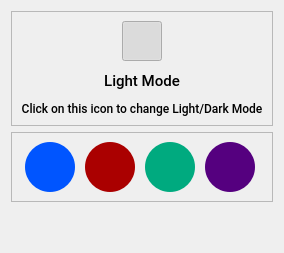
                   <widget class="QWidget" name="tab_5">
                    <attribute name="icon">
                     <iconset resource="icons.qrc">
                      <normaloff>:/icons/icons/slack.svg</normaloff>:/icons/icons/slack.svg</iconset>
                    </attribute>
                    <attribute name="title">
                     <string>Themes</string>
                    </attribute>
                    <layout class="QVBoxLayout" name="verticalLayout_22">
                     <item>
                      <widget class="QFrame" name="frame_15">
                       <property name="frameShape">
                        <enum>QFrame::StyledPanel</enum>
                       </property>
                       <property name="frameShadow">
                        <enum>QFrame::Raised</enum>
                       </property>
                       <layout class="QVBoxLayout" name="verticalLayout_23">
                        <property name="spacing">
                         <number>0</number>
                        </property>
                        <item alignment="Qt::AlignHCenter">
                         <widget class="QToolButton" name="btn_modes">
                          <property name="minimumSize">
                           <size>
                            <width>40</width>
                            <height>40</height>
                           </size>
                          </property>
                          <property name="maximumSize">
                           <size>
                            <width>40</width>
                            <height>40</height>
                           </size>
                          </property>
                          <property name="styleSheet">
                           <string notr="true">QToolButton {
	background-image: url(:/icons/icons/moon.svg);
	background-position: center;
	background-repeat: no-reperat;
}
QToolButton:hover {
}
QToolButton:checked {
	background-image: url(:/icons/icons/sun.svg);
}</string>
                          </property>
                          <property name="text">
                           <string/>
                          </property>
                          <property name="checkable">
                           <bool>true</bool>
                          </property>
                          <property name="checked">
                           <bool>true</bool>
                          </property>
                         </widget>
                        </item>
                        <item>
                         <widget class="QLabel" name="label_mode">
                          <property name="minimumSize">
                           <size>
                            <width>0</width>
                            <height>40</height>
                           </size>
                          </property>
                          <property name="maximumSize">
                           <size>
                            <width>16777215</width>
                            <height>40</height>
                           </size>
                          </property>
                          <property name="font">
                           <font>
                            <family>Roboto Medium</family>
                            <pointsize>11</pointsize>
                           </font>
                          </property>
                          <property name="text">
                           <string>Light Mode</string>
                          </property>
                          <property name="alignment">
                           <set>Qt::AlignCenter</set>
                          </property>
                         </widget>
                        </item>
                        <item>
                         <widget class="QLabel" name="label">
                          <property name="font">
                           <font>
                            <family>Roboto Medium</family>
                           </font>
                          </property>
                          <property name="text">
                           <string>Click on this icon to change Light/Dark Mode</string>
                          </property>
                          <property name="alignment">
                           <set>Qt::AlignCenter</set>
                          </property>
                         </widget>
                        </item>
                       </layout>
                      </widget>
                     </item>
                     <item>
                      <widget class="QFrame" name="frame_14">
                       <property name="frameShape">
                        <enum>QFrame::StyledPanel</enum>
                       </property>
                       <property name="frameShadow">
                        <enum>QFrame::Raised</enum>
                       </property>
                       <layout class="QHBoxLayout" name="horizontalLayout_20">
                        <item>
                         <widget class="QPushButton" name="pushButton">
                          <property name="minimumSize">
                           <size>
                            <width>50</width>
                            <height>50</height>
                           </size>
                          </property>
                          <property name="maximumSize">
                           <size>
                            <width>50</width>
                            <height>50</height>
                           </size>
                          </property>
                          <property name="styleSheet">
                           <string notr="true">QPushButton {
	border-radius: 25px;
    background: #0055ff;
}</string>
                          </property>
                          <property name="text">
                           <string/>
                          </property>
                          <property name="icon">
                           <iconset>
                            <disabledon>images/check.svg</disabledon>
                           </iconset>
                          </property>
                          <property name="iconSize">
                           <size>
                            <width>24</width>
                            <height>24</height>
                           </size>
                          </property>
                          <property name="checkable">
                           <bool>true</bool>
                          </property>
                          <property name="checked">
                           <bool>true</bool>
                          </property>
                          <property name="autoExclusive">
                           <bool>true</bool>
                          </property>
                         </widget>
                        </item>
                        <item>
                         <widget class="QPushButton" name="pushButton_4">
                          <property name="minimumSize">
                           <size>
                            <width>50</width>
                            <height>50</height>
                           </size>
                          </property>
                          <property name="maximumSize">
                           <size>
                            <width>50</width>
                            <height>50</height>
                           </size>
                          </property>
                          <property name="styleSheet">
                           <string notr="true">QPushButton {
	border-radius: 25px;
    background: #aa0000;
}</string>
                          </property>
                          <property name="text">
                           <string/>
                          </property>
                          <property name="iconSize">
                           <size>
                            <width>24</width>
                            <height>24</height>
                           </size>
                          </property>
                          <property name="checkable">
                           <bool>true</bool>
                          </property>
                          <property name="autoExclusive">
                           <bool>true</bool>
                          </property>
                         </widget>
                        </item>
                        <item>
                         <widget class="QPushButton" name="pushButton_6">
                          <property name="minimumSize">
                           <size>
                            <width>50</width>
                            <height>50</height>
                           </size>
                          </property>
                          <property name="maximumSize">
                           <size>
                            <width>50</width>
                            <height>50</height>
                           </size>
                          </property>
                          <property name="styleSheet">
                           <string notr="true">QPushButton {
	border-radius: 25px;
    background: #00aa7f;
}</string>
                          </property>
                          <property name="text">
                           <string/>
                          </property>
                          <property name="iconSize">
                           <size>
                            <width>24</width>
                            <height>24</height>
                           </size>
                          </property>
                          <property name="checkable">
                           <bool>true</bool>
                          </property>
                          <property name="autoExclusive">
                           <bool>true</bool>
                          </property>
                         </widget>
                        </item>
                        <item>
                         <widget class="QPushButton" name="pushButton_5">
                          <property name="minimumSize">
                           <size>
                            <width>50</width>
                            <height>50</height>
                           </size>
                          </property>
                          <property name="maximumSize">
                           <size>
                            <width>50</width>
                            <height>50</height>
                           </size>
                          </property>
                          <property name="styleSheet">
                           <string notr="true">QPushButton {
	border-radius: 25px;
    background: #55007f;
}</string>
                          </property>
                          <property name="text">
                           <string/>
                          </property>
                          <property name="iconSize">
                           <size>
                            <width>24</width>
                            <height>24</height>
                           </size>
                          </property>
                          <property name="checkable">
                           <bool>true</bool>
                          </property>
                          <property name="autoExclusive">
                           <bool>true</bool>
                          </property>
                         </widget>
                        </item>
                       </layout>
                      </widget>
                     </item>
                     <item>
                      <spacer name="verticalSpacer_4">
                       <property name="orientation">
                        <enum>Qt::Vertical</enum>
                       </property>
                       <property name="sizeHint" stdset="0">
                        <size>
                         <width>20</width>
                         <height>40</height>
                        </size>
                       </property>
                      </spacer>
                     </item>
                    </layout>
                   </widget>
